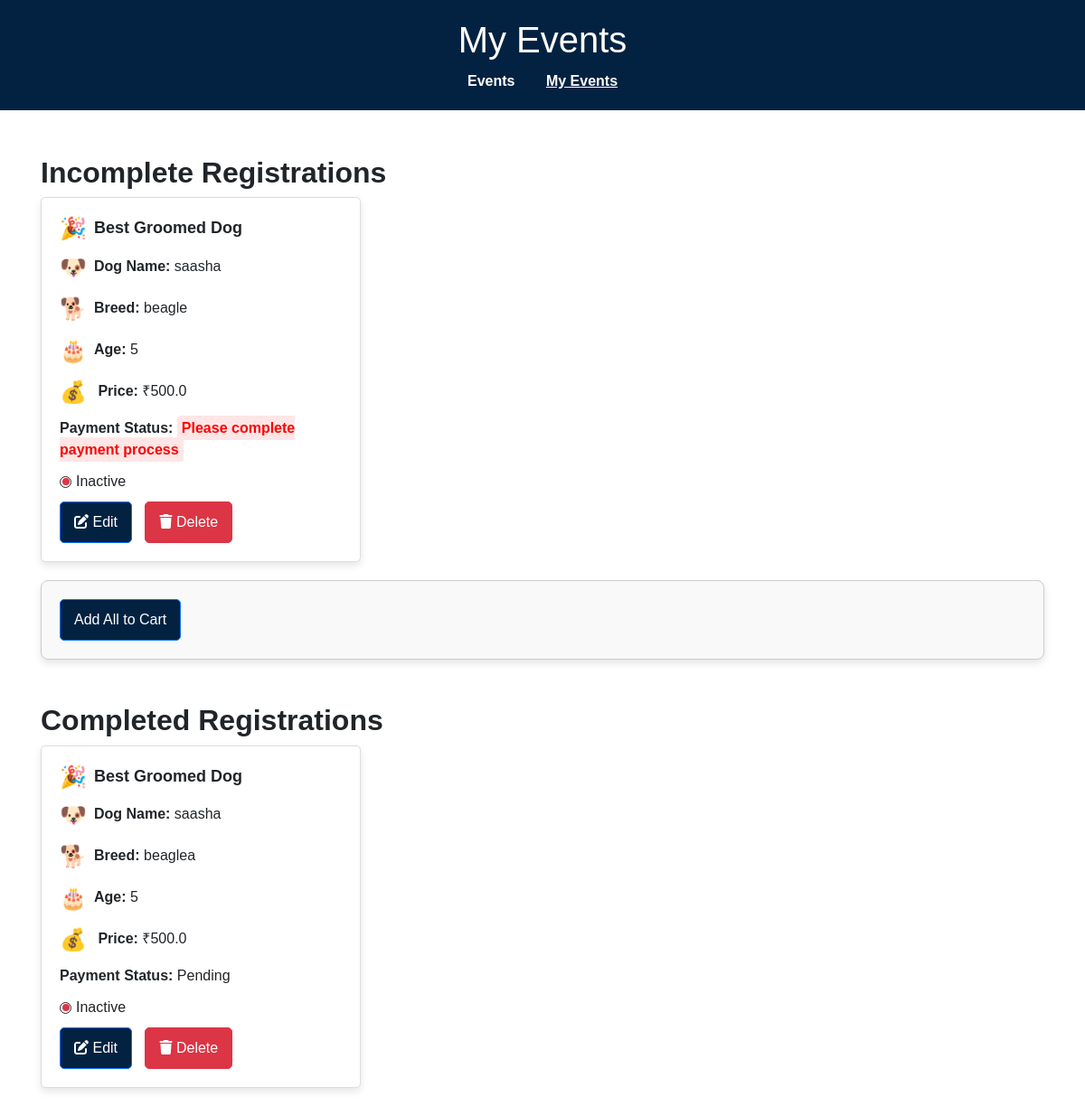
Page /my-events on the committed database.
### app.py (models this page shows, shortened)
class Registration(db.Model):
    id = db.Column(db.String(10), primary_key=True, default=generate_dog_id)
    event_id = db.Column(db.Integer, db.ForeignKey('event.id'))
    competition_name = db.Column(db.String(100), nullable=False)
    dog_name = db.Column(db.String(100), nullable=False)
    breed = db.Column(db.String(100), nullable=False)
    age = db.Column(db.Integer, nullable=False)
    achievements = db.Column(db.Text, nullable=True)
    status = db.Column(db.String(20), nullable=False, default='Pending')  # Added status
    event = db.relationship('Event', backref='registrations')

class Event(db.Model):
    id = db.Column(db.Integer, primary_key=True)
    name = db.Column(db.String(100), nullable=False)
    description = db.Column(db.Text, nullable=True)
    price = db.Column(db.Float, nullable=False)
    date = db.Column(db.Date, nullable=False)
    venue = db.Column(db.String(150), nullable=False)
    image = db.Column(db.String(200), nullable=False)  # Store the image path

### app.py (the view)
@app.route('/my-events')
def my_events():
    today = date.today()
    events = Event.query.all()
    registrations = Registration.query.all()
    carts=Cart.query.all()
    for registration in registrations:
        event_date = registration.event.date
        registration.event.is_active = event_date >= today
    return render_template('my_events.html', registrations=registrations, events=events,carts=carts)

### app.py (called while the page is built)
@app.before_request
def ensure_fresh_session():
    if not session.get('initialized'):
        session.clear()
        session['initialized'] = True

### templates/my_events.html (shortened to what this page needs)
<!DOCTYPE html>
<html lang="en">
<head>
    <link href="https://cdn.jsdelivr.net/npm/bootstrap@5.3.0-alpha1/dist/css/bootstrap.min.css" rel="stylesheet">
    <link href="https://cdnjs.cloudflare.com/ajax/libs/font-awesome/6.0.0-beta3/css/all.min.css" rel="stylesheet">
</head>
<body>
    <header>
        <h1>My Events</h1>
        <nav>
            <a href="/">Events</a>
            <a href="/my-events" class="active">My Events</a>
        </nav>
    </header>
    <div class="container">
        <h2><strong>Incomplete Registrations</strong></h2>
    <div class="row">
        {% for registration in registrations %}
            {% if registration.status == 'Please complete payment process' %}
                <div class="col-md-4">
                    <div class="card">
                        <div class="card-body">
                            <h5 class="card-title"><span class="event-icon">🎉</span>{{ registration.competition_name }}</h5>
                            <p class="card-text"><span class="event-icon">🐶</span><strong>Dog Name:</strong> {{ registration.dog_name }}</p>
                            <p class="card-text"><span class="event-icon">🐕</span><strong>Breed:</strong> {{ registration.breed }}</p>
                            <p class="card-text"><span class="event-icon">🎂</span><strong>Age:</strong> {{ registration.age }}</p>
                            <p class="card-text">
                                <span class="event-icon">💰</span>
                                <strong>Price:</strong> ₹{{ registration.event.price }}
                            </p>
                            <p class="card-text">
                                <strong>Payment Status:</strong>
                                <span class="payment-pending">{{ registration.status }}</span>
                            </p>
                            <p class="card-text">
                                <span class="status-indicator">
                                    {% if registration.event.is_active %}
                                        <span class="status-circle status-active">
                                            <span class="status-dot"></span>
                                        </span> Active
                                    {% else %}
                                        <span class="status-circle status-inactive">
                                            <span class="status-dot"></span>
                                        </span> Inactive
                                    {% endif %}
                                </span>
                            </p>
                            <a href="/edit/{{ registration.id }}" class="btn btn-primary">
                                <i class="fas fa-edit"></i> Edit
                            </a>
                            <a href="/delete/{{ registration.id }}" class="btn btn-danger"
                                onclick="return confirm('Are you sure you want to delete this registration?');">
                                <i class="fas fa-trash"></i> Delete
                            </a>
                        </div>
                    </div>
                </div>
            {% endif %}
        {% endfor %}
    </div>
    <form action="/add_item_to_cart" method="POST" >
        <button type="submit" class="btn btn-primary">
            Add All to Cart
        </button>
    </form
         <br>
         <br>
        <h2><strong>Completed Registrations</strong></h2>
        <div class="row">
            {% for registration in registrations %}
                {% if registration.status != 'Please complete payment process' %}
                <div class="col-md-4">
                    <div class="card">
                        <div class="card-body">
                            <h5 class="card-title"><span class="event-icon">🎉</span>{{ registration.competition_name }}</h5>
                            <p class="card-text"><span class="event-icon">🐶</span><strong>Dog Name:</strong> {{ registration.dog_name }}</p>
                            <p class="card-text"><span class="event-icon">🐕</span><strong>Breed:</strong> {{ registration.breed }}</p>
                            <p class="card-text"><span class="event-icon">🎂</span><strong>Age:</strong> {{ registration.age }}</p>
                            <p class="card-text">
                                <span class="event-icon">💰</span>
                                <strong>Price:</strong> ₹{{ registration.event.price }}
                            </p>
                            <p class="card-text">
                                <strong>Payment Status:</strong>
                                {% if registration.status == 'Please complete payment process' %}
                                    <span class="payment-pending">{{ registration.status }}</span>
                                {% else %}
                                    {{ registration.status }}
                                {% endif %}
                            </p>
                            <p class="card-text">
                                <span class="status-indicator">
                                    {% if registration.event.is_active %}
                                        <span class="status-circle status-active">
                                            <span class="status-dot"></span>
                                        </span> Active
                                    {% else %}
                                        <span  class="status-circle status-inactive">
                                            <span class="status-dot"></span>
                                        </span> Inactive
                                    {% endif %}
                                </span>
                            </p>
                            <a href="/edit/{{ registration.id }}" class="btn btn-primary">
                                <i class="fas fa-edit"></i> Edit
                            </a>
                            <a href="/delete/{{ registration.id }}" class="btn btn-danger"
                                onclick="return confirm('Are you sure you want to delete this registration?');">
                                <i class="fas fa-trash"></i> Delete
                            </a>
                        </div>
                    </div>
                </div>
                {% endif %}
            {% endfor %}
        </div>
    </div>
</body>
</html>

### templates/my_events.html (style rules this page uses)
body, h1, h5, p { margin: 0; padding: 0; font-family: Arial, sans-serif; }
header { background-color: #032241; color: white; padding: 20px; text-align: center; }
header nav { margin-top: 10px; }
header nav a { color: white; margin: 0 15px; text-decoration: none; font-weight: bold; }
header nav a.active { text-decoration: underline; }
.container { margin-top: 50px; padding: 0 15px; }
.card { border: 1px solid #ddd; border-radius: 5px; box-shadow: 0 4px 8px rgba(0, 0, 0, 0.1); margin-bottom: 20px; }
.card-body { padding: 20px; }
.card-title { font-size: 18px; font-weight: bold; margin-bottom: 10px; }
.card-text { margin-bottom: 10px; }
.btn { padding: 10px 15px; border-radius: 5px; text-decoration: none; margin-right: 10px; cursor: pointer; }
.btn-primary { background-color: #032241; color: white; }
.btn-danger { background-color: #dc3545; color: white; }
.event-icon { font-size: 1.5rem; vertical-align: middle; margin-right: 8px; }
.status-indicator { display: inline-flex; align-items: center; gap: 5px; }
.status-circle { width: 13px; height: 13px; border: 1px solid ; border-radius: 50%; display: flex; justify-content: center; align-items: center; position: relative; }
.status-dot { width: 8px; height: 8px; border-radius: 50%; }
.status-inactive .status-dot { background-color: #dc3545; }
.payment-pending { color: #ff0000; font-weight: bold; background-color: #ffe6e6; padding: 5px; border-radius: 4px; animation: highlight 1s infinite; }
form { padding: 20px; border: 1px solid #ccc; background-color: #f9f9f9; box-shadow: 0 4px 8px rgba(0, 0, 0, 0.1); border-radius: 8px; }
button { display: block; margin: 0 auto; }

### rows in the picture
Registration: competition_name "Best Groomed Dog", dog_name "saasha", breed "beagle", age "5", event.price "500.0", status "Please complete payment process"
Registration: competition_name "Best Groomed Dog", dog_name "saasha", breed "beaglea", age "5", event.price "500.0", status "Pending"
